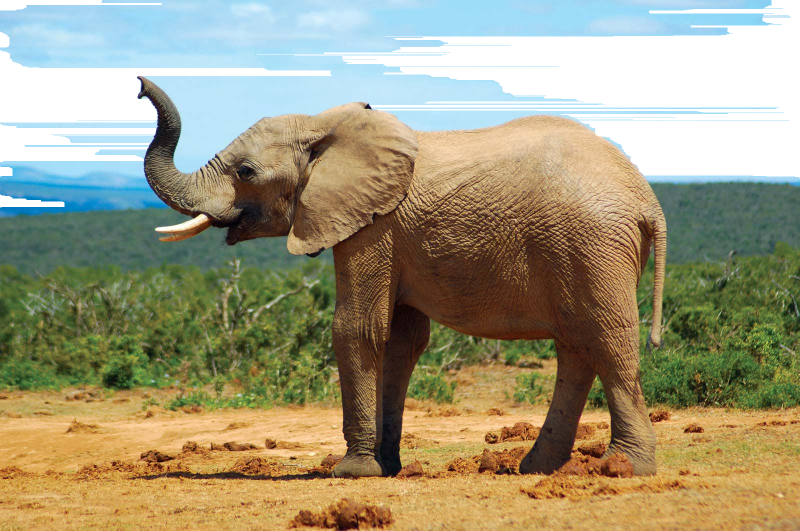
#> input picture img.png, 1600 x 1062 px (shown at 1/2 size); its folder holds only this picture in this run
$ python -i app_dup.py   (imports and definitions only)
#> lines starting #> are read from the running program, lines starting #| are printed output that depends on the picture; after the words box and inside, x2 and y2 are one past the last pixel; in counts of white or black regions, pixels touching at a corner belong together
# Tkinter imports
from tkinter import filedialog
import tkinter as tk

# Matplotlib imports
import matplotlib
# [1 line not run here, left out]
from matplotlib.backends.backend_tkagg import FigureCanvasTkAgg
from matplotlib.figure import Figure
from matplotlib.patches import Ellipse

# Image imports
from PIL import Image, ImageTk
import cv2

# Technical imports
from sklearn.mixture import GaussianMixture as GMM
from math import pi
import numpy as np

# Misc imports
from copy import copy

""" DEFINE CONSTANTS """

# COLOURS
TEAL = '#0d7369'
WHITE = '#ffffff'
YELLOW = '#fafa57'

# FONTS
FUTURA80 = ('Futura', 80)
FUTURA50 = ('Futura', 50)

old_x = None
old_y = None

""" SET UP MAIN SCREEN """

# Set root
# [7 lines not run here, left out]

# Find geometry
# [1 line that did not run here, left out]
# [1 line that did not run here, left out]

# Setting tkinter window size
# [3 lines not run here, left out]

# Draw main screen
# [1 line that did not run here, left out]

# Configure canvas to occupy the whole main window
# [1 line not run here, left out]

""" USEFUL FUNCTIONS """
# [6 lines left out: function clear_canvas, not called in this run]

""" TECHNICAL FUNCTIONS """

""" Utility functions """

# [5 lines left out: function remove_duplicates, not called in this run]

""" Converting image to datapoints """

def colour2bw(image):
    """
    Converts a colour image to black and white
    """
    grey_horse = cv2.cvtColor(image, cv2.COLOR_BGR2GRAY)
    (_, white_horse) = cv2.threshold(grey_horse, 10, 255, cv2.THRESH_BINARY)
    return white_horse

def image2pixels(bw_image):
    """
    Converts an image to x,y, datapoints for each pixel
    """
    # Initialise arrays to store positions of each pixel
    x_pixels = np.zeros(len(bw_image.flatten()))
    y_pixels = np.zeros(len(bw_image.flatten()))
    # Store position of each pixel
    count = 0
    for row in range(bw_image.shape[0]):
        for column in range(bw_image.shape[1]):
            if bw_image[row,column] != 0:
                x_pixels[count] = column
                y_pixels[count] = -row
            count += 1
    # Remove datapoints where there are no pixels
    x_pixels = x_pixels[x_pixels != 0]
    y_pixels = y_pixels[y_pixels != 0]
    # Make as array for use with
    pixels = np.transpose(np.array((x_pixels,y_pixels)))
    return pixels

""" Doing GMM """

# [7 lines left out: function do_gmm, not called in this run]

""" Ellipse gathering and checking """

# [164 lines left out: functions ellipse_data, get_cluster, get_in_points, image_from_plot, rgba_to_grey, count_whitespace and 5 more, not called in this run]

""" Main function """

def gather_ellipses(path):
    """
    Main function, input the path to the image you want to find ellipses for
    """
#> called with path = '../img.png'
    # Read in image from path
    image = cv2.imread(path)
#> image is the input picture: shape (1062, 1600, 3); mean B, G, R 123.7, 152.3, 158.5
    im_dim = image.shape
#> im_dim = (1062, 1600, 3)
    # Convert to black and white
    white_horse = colour2bw(image)
#> in colour2bw, `grey_horse = cv2.cvtColor(image, cv2.COLOR_BGR2GRAY)`:
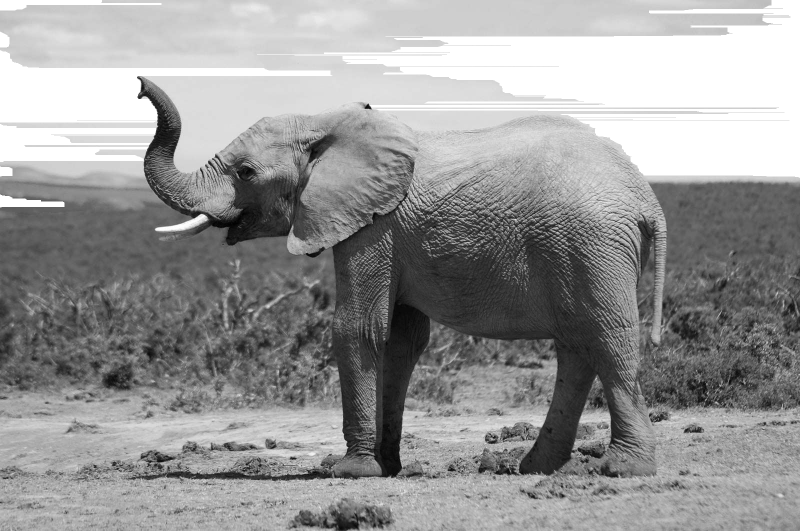
#> grey_horse: shape (1062, 1600) (shown at 1/2 size); min 0, max 255, mean 150.9
#> in colour2bw, `(_, white_horse) = cv2.threshold(grey_horse, 10, 255, cv2.THRESH_BINARY)`:
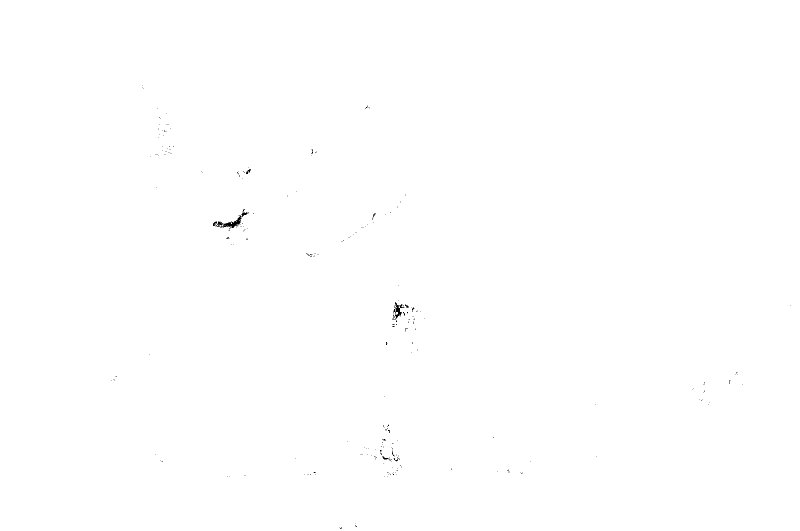
#> white_horse: shape (1062, 1600) (shown at 1/2 size); 99.9% white; 235 black regions (227 under 20 px), largest, box (x1, y1, x2, y2) and area: (431, 424, 495, 459) 498, (787, 604, 809, 644) 280, (492, 338, 502, 348) 45
    # Get dimensions
    image_dims = white_horse.shape
#> image_dims = (1062, 1600)
    # Convert to pixels
    pixels = image2pixels(white_horse)
    # Find optimum num_components
    opt = find_optimum(pixels,9)
    # Do gmm
    gmm, labels = do_gmm(opt[0][0], pixels)
    # Get ellipses data
    ellipses = ellipse_data(gmm)
    # Loop through ellipses and check that they fit
    good_ellipses, faulty_clusters = check_ellipses(ellipses, pixels, labels, image_dims)
    finished_ellipses = good_ellipses
    while len(faulty_clusters) > 0:
        f_clusters = []
        if len(faulty_clusters) > 100:
            break
        # Loop through faulty clusters
        for cluster in faulty_clusters:
            gmm, labels = do_gmm(2, cluster)
            # Get ellipses data
            ellipses = ellipse_data(gmm)
            # Check ellipses
            g_ellipses, f_cluster = check_ellipses(ellipses, cluster, labels, image_dims)
            # Append faulty clusters to list
            f_clusters += f_cluster
            # Append good ellipses to list
            finished_ellipses += g_ellipses
        # Change list of faulty clusters
        faulty_clusters = f_clusters
    simple_outline = get_simple_outline(white_horse)
    complex_outline = get_complex_outline(image)
    return im_dim, finished_ellipses, simple_outline, complex_outline


""" ELLIPSE/OUTLINE SCREEN """


def plot_simple_outline(ax, simple_outline):
    ax.imshow(simple_outline, cmap='binary', aspect='auto')
    return ax

def plot_complex_outline(ax, complex_outline):
    ax.imshow(complex_outline, cmap='binary', aspect='auto')
    return ax

# [73 lines left out: functions plot_ellipses, plot_solo_ellipses, make_image, better_paint, reset, paint, not called in this run]

def place_image(canvas, image):
    #canvas.delete("image")
    canvas.create_image(210, 223, image=image, tags="image", anchor='center')

# [110 lines left out: functions black_pix_white, white_pix_teal, horse_image_w_maker, drawing_screen, not called in this run]

""" IMAGE PICKING SCREEN """

# [41 lines left out: function image_picking, not called in this run]


""" START SCREEN """

# Labels
# [7 lines that did not run here, left out]
# [1 line not run here, left out]

# [9 lines that did not run here, left out]
# [4 lines not run here, left out]

#> (the run stopped early here; a loop or call above may not have finished)
